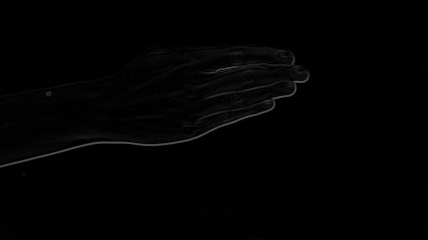
#> input picture Miniproyecto#2/prueba.jpg, 428 x 240 px, found by its file name
$ jupyter execute --allow-errors Miniproyecto_2.ipynb   (shell and % lines are left out)
#> lines starting #> are read from the running program, lines starting #| are printed output that depends on the picture
# Extracción de características y aplicación de técnicas de reducción
# de dimensionalidad para el análisis multivariado de señales

procedemos a importar las librerias que se pretenden utilizar para procesar las imagenes

[cell 1]
import librosa as lr
import numpy as np
from IPython.display import Audio
import soundfile as sf
import matplotlib.pyplot as plt
import seaborn as sns; sns.set()
import pandas as pd
import scipy as sp
from scipy.stats import skew, kurtosis
from scipy.fft import fft
import seaborn as sbn
from sklearn.decomposition import PCA
import cv2
import os
from skimage.feature import hog, multiblock_lbp

procedemor a realizar la extraccion de caracteristicas del dataseet del cual estamos basandonos en este proyecto, de la siguiente manera

[cell 2]
"""
# Carpeta base que contiene las subcarpetas (A-U)
directorio_base = './Base de datos de señas/fondo_blanco'

# Función para extraer estadísticas básicas de la imagen
def extraer_estadisticas(img):
    stats = {
        'media': np.mean(img),
        'varianza': np.var(img),
        'asimetria': skew(img.flatten()),
        'curtosis': kurtosis(img.flatten()),
        'maximo': np.max(img),
        'minimo': np.min(img)  # Agregar valor mínimo de la imagen
    }
    return stats

# Función para extraer estadísticas de Fourier
def extraer_estadisticas_fourier(img):
    # Transformada de Fourier
    f_transform = np.fft.fft2(img)
    f_transform = np.fft.fftshift(f_transform)
    magnitud_espectro = np.abs(f_transform)

    # Datos estadísticos de Fourier
    estadisticas_fourier = {
        'medias_fourier': np.mean(magnitud_espectro),
        'varianzas_fourier': np.var(magnitud_espectro),
        'asimetria_fourier': skew(magnitud_espectro.flatten()),
        'curtosis_fourier': kurtosis(magnitud_espectro.flatten()),
        'maximos_fourier': np.max(magnitud_espectro),  # Valor máximo en Fourier
        'minimos_fourier': np.min(magnitud_espectro)   # Valor mínimo en Fourier
    }
    return estadisticas_fourier

# Lista para almacenar todas las características de las imágenes
lista_todas_caracteristicas = []

# Recorrer los 19 directorios (A - U)
for carpeta in range(ord('A'), ord('V')):  # De 'A' a 'U'
    nombre_carpeta = chr(carpeta)
    ruta_carpeta = os.path.join(directorio_base, nombre_carpeta)

    # Verificar si el directorio existe
    if not os.path.exists(ruta_carpeta):
        print(f"El directorio {nombre_carpeta} no existe.")
        continue

    # Procesar todas las imágenes .JPG en el directorio actual
    for archivo in os.listdir(ruta_carpeta):
        if archivo.upper().endswith('.JPG'):  # Verificar que el archivo sea .JPG (insensible a mayúsculas/minúsculas)
            ruta_imagen = os.path.join(ruta_carpeta, archivo)

            # Leer la imagen en escala de grises
            imagen = cv2.imread(ruta_imagen, cv2.IMREAD_GRAYSCALE)

            # Verificar si la imagen se ha cargado correctamente
            if imagen is None:
                print(f"No se puede abrir la imagen en la ruta: {ruta_imagen}")
                continue  # Saltar a la siguiente imagen si no se puede cargar

            # Extraer las características de la imagen
            stats = extraer_estadisticas(imagen)
            estadisticas_fourier = extraer_estadisticas_fourier(imagen)

            # Todas las características en un solo diccionario
            all_features = {**stats, **estadisticas_fourier}
            #all_features['nombre_imagen'] = archivo  # Guardar también el nombre de la imagen
            #all_features['directorio'] = nombre_carpeta  # Guardar también el directorio

            # Agregar las características a la lista
            lista_todas_caracteristicas.append(all_features)

# Crear un DataFrame con todas las características
df = pd.DataFrame(lista_todas_caracteristicas)

# Mostrar el DataFrame resultante
print(df)

# Guardar el DataFrame en un archivo CSV
df.to_csv('caracteristicas_imagenes.csv', index=False)
"""

[cell 3]
"""
import cv2
import os
from skimage import color as skic, filters as skif

# Directorios de origen y destino
src_dir = os.path.expanduser('~/Escritorio/Udea 2024 II/Proyecto Señales III/Base de datos de señas/fondo_blanco')
dst_dir = './images_redimen/'

# Crear el directorio de destino si no existe
if not os.path.exists(dst_dir):
    os.makedirs(dst_dir)

# Recorrer directorios A-U
for carpeta in 'ABCDEFGIKLMNOPQRSTU':
    carpeta_origen = os.path.join(src_dir, carpeta)
    carpeta_destino = os.path.join(dst_dir, carpeta)

    # Crear carpeta de destino si no existe
    if not os.path.exists(carpeta_destino):
        os.makedirs(carpeta_destino)

    # Listar imágenes en el directorio actual
    imgs = [f for f in os.listdir(carpeta_origen) if f.endswith(('.JPG', '.png', '.jpeg'))]

    # Iterar sobre las imágenes
    for i, img in enumerate(imgs):
        img_path = os.path.join(carpeta_origen, img)
        img = cv2.imread(img_path)

        if img is None:
            print(f"Error al leer la imagen: {img_path}")
            continue

        img = cv2.cvtColor(img, cv2.COLOR_BGR2RGB)

        # Redimensionar la imagen
        h, w, _ = img.shape
        new_size = (int(w * 0.1), int(h * 0.1))
        imagen_redimensionada = cv2.resize(img, new_size, interpolation=cv2.INTER_AREA)

        # Guardar la imagen redimensionada
        out_path = os.path.join(carpeta_destino, f'{i+1:02}.jpg')
        cv2.imwrite(out_path, cv2.cvtColor(imagen_redimensionada, cv2.COLOR_RGB2BGR))

        # Convertir a escala de grises
        imagen_gris = skic.rgb2gray(imagen_redimensionada)

        # Aplicar filtro Sobel
        imagen_sobel = skif.sobel(imagen_gris)

        # Guardar la imagen de escala de grises y Sobel
        ruta_guardar_sobel = os.path.join(carpeta_destino, f'{i+1:02}_gray_&_sobel.jpg')
        cv2.imwrite(ruta_guardar_sobel, (imagen_sobel * 255).astype('uint8'))  # Convertir a rango adecuado y guardar

print("Procesamiento completado.")
"""

Saquen valores estadisticos, medias varianzas, desviaciones estandar y HOG BLP

[cell 4]
from skimage.feature import hog
from skimage import io, color
import matplotlib.pyplot as plt

# Cargar la imagen
imagen_gris = io.imread('C:/Users/sebas/Documents/Miniproyectos/Proyecto-Senales-III/Miniproyecto#2/prueba.jpg')
#> imagen_gris is the input picture: shape (240, 428); min 0, max 88, mean 1.9


# Calcular HOG
caracteristicas_hog, imagen_hog = hog(imagen_gris, pixels_per_cell=(8, 8), cells_per_block=(2, 2), visualize=True, block_norm='L2-Hys')
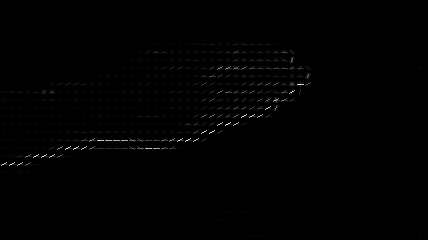
#> imagen_hog: shape (240, 428) float64; min 0, max 36.83, mean 0.2; drawn with min black and max white

# Visualizar la imagen original y la imagen HOG
#> (the rest of this cell did not finish here and is left out)

[cell 5]
import numpy as np
from skimage import io, color
from skimage.feature import local_binary_pattern
import matplotlib.pyplot as plt

# Cargar la imagen y convertir a escala de grises si es necesario
imagen_gris = io.imread('C:/Users/sebas/Documents/Miniproyectos/Proyecto-Senales-III/Miniproyecto#2/prueba.jpg')

# Parámetros del LBP
radius = 1  # Radio de la vecindad
n_points = 8 * radius  # Número de puntos en la vecindad

# Aplicar el LBP
lbp = local_binary_pattern(imagen_gris, n_points, radius, method='uniform')
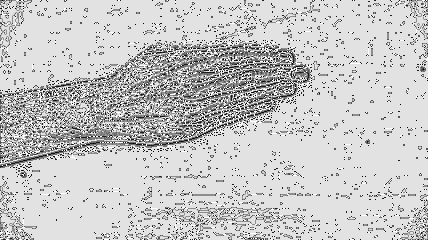
#> lbp: shape (240, 428) float64; min 0, max 9, mean 7.06; drawn with min black and max white

# Mostrar la imagen original y el LBP
plt.figure(figsize=(12, 6))
#> (this line was passed over: IPython is not available in this run)

plt.subplot(1, 2, 1)
#> (this line was passed over: IPython is not available in this run)
plt.imshow(imagen_gris, cmap='gray')
#> (this line was passed over: IPython is not available in this run)
plt.title('Imagen en escala de grises')
#> (this line was passed over: IPython is not available in this run)

plt.subplot(1, 2, 2)
#> (this line was passed over: IPython is not available in this run)
plt.imshow(lbp, cmap='gray')
#> (this line was passed over: IPython is not available in this run)
plt.title('LBP')
#> (this line was passed over: IPython is not available in this run)

plt.show()

# Histograma de las características LBP
(hist, _) = np.histogram(lbp.ravel(), bins=np.arange(0, n_points + 3), range=(0, n_points + 2))

# Mostrar el histograma
plt.figure()
plt.plot(hist)
plt.title('Histograma de LBP')
plt.show()
